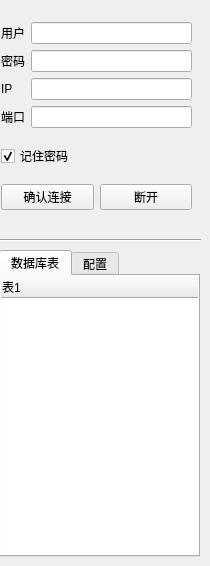
      <widget class="QWidget" name="tab_DB">
       <attribute name="title">
        <string>数据库</string>
       </attribute>
       <widget class="Line" name="line">
        <property name="geometry">
         <rect>
          <x>0</x>
          <y>230</y>
          <width>201</width>
          <height>20</height>
         </rect>
        </property>
        <property name="orientation">
         <enum>Qt::Horizontal</enum>
        </property>
       </widget>
       <widget class="QTabWidget" name="tabWidget_two">
        <property name="geometry">
         <rect>
          <x>-1</x>
          <y>250</y>
          <width>201</width>
          <height>307</height>
         </rect>
        </property>
        <property name="currentIndex">
         <number>0</number>
        </property>
        <widget class="QWidget" name="tab_table">
         <attribute name="title">
          <string>数据库表</string>
         </attribute>
         <widget class="QTreeWidget" name="treeWidget">
          <property name="geometry">
           <rect>
            <x>-2</x>
            <y>-1</y>
            <width>201</width>
            <height>286</height>
           </rect>
          </property>
          <column>
           <property name="text">
            <string notr="true">表1</string>
           </property>
           <property name="background">
            <color>
             <red>255</red>
             <green>170</green>
             <blue>0</blue>
            </color>
           </property>
          </column>
         </widget>
        </widget>
        <widget class="QWidget" name="tab_site">
         <attribute name="title">
          <string>配置</string>
         </attribute>
        </widget>
       </widget>
       <widget class="QWidget" name="layoutWidget">
        <property name="geometry">
         <rect>
          <x>1</x>
          <y>12</y>
          <width>191</width>
          <height>211</height>
         </rect>
        </property>
        <layout class="QGridLayout" name="gridLayout_DB_input">
         <item row="0" column="0" colspan="2">
          <layout class="QGridLayout" name="gridLayout">
           <item row="0" column="0">
            <layout class="QVBoxLayout" name="verticalLayout_tags">
             <item>
              <widget class="QLabel" name="label_user">
               <property name="text">
                <string>用户</string>
               </property>
              </widget>
             </item>
             <item>
              <widget class="QLabel" name="label_pwd">
               <property name="text">
                <string>密码</string>
               </property>
              </widget>
             </item>
             <item>
              <widget class="QLabel" name="label_IP">
               <property name="text">
                <string>IP</string>
               </property>
              </widget>
             </item>
             <item>
              <widget class="QLabel" name="label_port">
               <property name="text">
                <string>端口</string>
               </property>
              </widget>
             </item>
            </layout>
           </item>
           <item row="0" column="1">
            <layout class="QVBoxLayout" name="verticalLayout">
             <item>
              <widget class="QLineEdit" name="lineEdit_user"/>
             </item>
             <item>
              <widget class="QLineEdit" name="lineEdit_passw"/>
             </item>
             <item>
              <widget class="QLineEdit" name="lineEdit_IP"/>
             </item>
             <item>
              <widget class="QLineEdit" name="lineEdit_port"/>
             </item>
            </layout>
           </item>
          </layout>
         </item>
         <item row="1" column="0">
          <widget class="QCheckBox" name="checkBox">
           <property name="text">
            <string>记住密码</string>
           </property>
           <property name="checked">
            <bool>true</bool>
           </property>
           <property name="tristate">
            <bool>false</bool>
           </property>
          </widget>
         </item>
         <item row="2" column="0">
          <widget class="QPushButton" name="pushButton_ok">
           <property name="text">
            <string>确认连接</string>
           </property>
          </widget>
         </item>
         <item row="2" column="1">
          <widget class="QPushButton" name="pushButton_dis">
           <property name="text">
            <string>断开</string>
           </property>
          </widget>
         </item>
        </layout>
       </widget>
      </widget>
